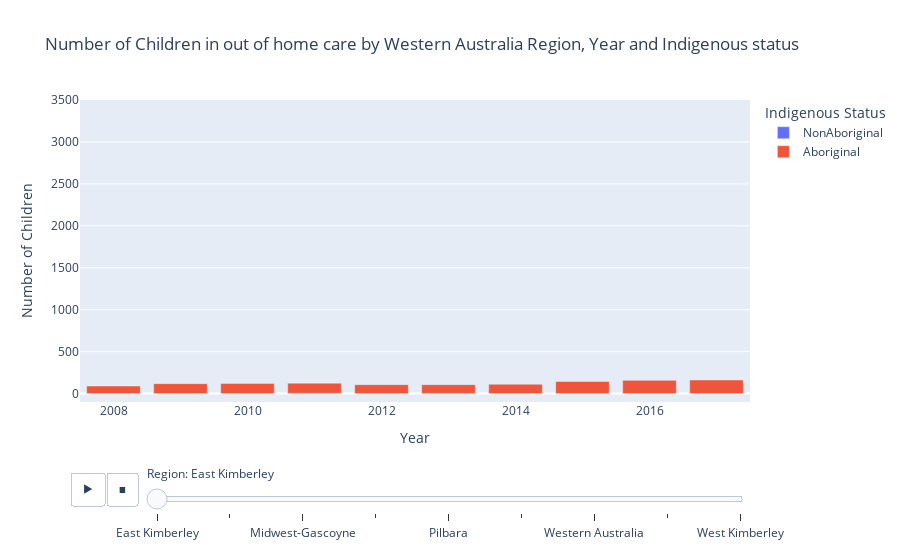

The code cell stored with this chart in its notebook:
### Code cell
fig3 = px.bar(data6,y="count", x="year", animation_frame="region", animation_group="year", color="indigenous_status", hover_name="year",hover_data={'year':False, 'region':False}, range_y=[-100,3500],title="Number of Children in out of home care by Western Australia Region, Year and Indigenous status")
fig3.update_layout(
    xaxis_title="Year",
    yaxis_title="Number of Children",
    legend_title="Indigenous Status",
)
fig3.update_traces(hovertemplate='<br><i>In out of home care</i>: %{y}')
sliders = [dict(
    currentvalue={"prefix": "Region: "},
)]

fig3.update_layout(
    sliders=sliders
)
#fig2.write_html("noohc_line.html")
fig3

### Figure 1 — Plotly figure (JSON) as saved in the notebook; plotly's stock layout.template omitted (floating-point values rounded to 4 significant figures)
{"data": [{"alignmentgroup": "True", "customdata": [["2008", "East Kimberley"], ["2009", "East Kimberley"], ["2010", "East Kimberley"], ["2011", "East Kimberley"], ["2012", "East Kimberley"], ["2013", "East Kimberley"], ["2014", "East Kimberley"], ["2015", "East Kimberley"], ["2016", "East Kimberley"], ["2017", "East Kimberley"]], "hovertemplate": "<br><i>In out of home care</i>: %{y}", "hovertext": ["2008", "2009", "2010", "2011", "2012", "2013", "2014", "2015", "2016", "2017"], "ids": ["2008", "2009", "2010", "2011", "2012", "2013", "2014", "2015", "2016", "2017"], "legendgroup": "NonAboriginal", "marker": {"color": "#636efa"}, "name": "NonAboriginal", "offsetgroup": "NonAboriginal", "orientation": "v", "showlegend": true, "textposition": "auto", "type": "bar", "x": ["2008", "2009", "2010", "2011", "2012", "2013", "2014", "2015", "2016", "2017"], "xaxis": "x", "y": [0, 0, 0, 3, 0, 2, 0, 0, 0, 0], "yaxis": "y"}, {"alignmentgroup": "True", "customdata": [["2008", "East Kimberley"], ["2009", "East Kimberley"], ["2010", "East Kimberley"], ["2011", "East Kimberley"], ["2012", "East Kimberley"], ["2013", "East Kimberley"], ["2014", "East Kimberley"], ["2015", "East Kimberley"], ["2016", "East Kimberley"], ["2017", "East Kimberley"]], "hovertemplate": "<br><i>In out of home care</i>: %{y}", "hovertext": ["2008", "2009", "2010", "2011", "2012", "2013", "2014", "2015", "2016", "2017"], "ids": ["2008", "2009", "2010", "2011", "2012", "2013", "2014", "2015", "2016", "2017"], "legendgroup": "Aboriginal", "marker": {"color": "#EF553B"}, "name": "Aboriginal", "offsetgroup": "Aboriginal", "orientation": "v", "showlegend": true, "textposition": "auto", "type": "bar", "x": ["2008", "2009", "2010", "2011", "2012", "2013", "2014", "2015", "2016", "2017"], "xaxis": "x", "y": [91, 119, 122, 122, 107, 105, 112, 144, 158, 163], "yaxis": "y"}], "layout": {"barmode": "relative", "legend": {"title": {"text": "Indigenous Status"}, "tracegroupgap": 0}, "sliders": [{"active": 0, "currentvalue": {"prefix": "Region: "}, "len": 0.9, "pad": {"b": 10, "t": 60}, "steps": [{"args": [["East Kimberley"], {"frame": {"duration": 0, "redraw": true}, "fromcurrent": true, "mode": "immediate", "transition": {"duration": 0, "easing": "linear"}}], "label": "East Kimberley", "method": "animate"}, {"args": [["Goldfields-Esperance"], {"frame": {"duration": 0, "redraw": true}, "fromcurrent": true, "mode": "immediate", "transition": {"duration": 0, "easing": "linear"}}], "label": "Goldfields-Esperance", "method": "animate"}, {"args": [["Midwest-Gascoyne"], {"frame": {"duration": 0, "redraw": true}, "fromcurrent": true, "mode": "immediate", "transition": {"duration": 0, "easing": "linear"}}], "label": "Midwest-Gascoyne", "method": "animate"}, {"args": [["Perth"], {"frame": {"duration": 0, "redraw": true}, "fromcurrent": true, "mode": "immediate", "transition": {"duration": 0, "easing": "linear"}}], "label": "Perth", "method": "animate"}, {"args": [["Pilbara"], {"frame": {"duration": 0, "redraw": true}, "fromcurrent": true, "mode": "immediate", "transition": {"duration": 0, "easing": "linear"}}], "label": "Pilbara", "method": "animate"}, {"args": [["Southern"], {"frame": {"duration": 0, "redraw": true}, "fromcurrent": true, "mode": "immediate", "transition": {"duration": 0, "easing": "linear"}}], "label": "Southern", "method": "animate"}, {"args": [["Western Australia"], {"frame": {"duration": 0, "redraw": true}, "fromcurrent": true, "mode": "immediate", "transition": {"duration": 0, "easing": "linear"}}], "label": "Western Australia", "method": "animate"}, {"args": [["Wheatbelt"], {"frame": {"duration": 0, "redraw": true}, "fromcurrent": true, "mode": "immediate", "transition": {"duration": 0, "easing": "linear"}}], "label": "Wheatbelt", "method": "animate"}, {"args": [["West Kimberley"], {"frame": {"duration": 0, "redraw": true}, "fromcurrent": true, "mode": "immediate", "transition": {"duration": 0, "easing": "linear"}}], "label": "West Kimberley", "method": "animate"}], "x": 0.1, "xanchor": "left", "y": 0, "yanchor": "top"}], "title": {"text": "Number of Children in out of home care by Western Australia Region, Year and Indigenous status"}, "updatemenus": [{"buttons": [{"args": [null, {"frame": {"duration": 500, "redraw": true}, "fromcurrent": true, "mode": "immediate", "transition": {"duration": 500, "easing": "linear"}}], "label": "&#9654;", "method": "animate"}, {"args": [[null], {"frame": {"duration": 0, "redraw": true}, "fromcurrent": true, "mode": "immediate", "transition": {"duration": 0, "easing": "linear"}}], "label": "&#9724;", "method": "animate"}], "direction": "left", "pad": {"r": 10, "t": 70}, "showactive": false, "type": "buttons", "x": 0.1, "xanchor": "right", "y": 0, "yanchor": "top"}], "xaxis": {"anchor": "y", "domain": [0, 1], "title": {"text": "Year"}}, "yaxis": {"anchor": "x", "domain": [0, 1], "range": [-100, 3500], "title": {"text": "Number of Children"}}}}
